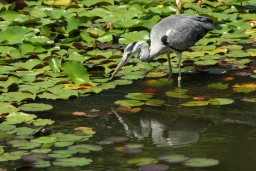
#> input picture src/img.jpg, 256 x 171 px
$ python rotate.py
#> lines starting #> are read from the running program, lines starting #| are printed output that depends on the picture
#coding: utf-8

import numpy
from PIL import Image, ImageOps
import math

if __name__ == '__main__':
	cos = math.cos
	sin = math.sin
	pi = math.pi
	theta = pi / 6
	rotate = [[cos(theta), -sin(theta)], [sin(theta), cos(theta)]]
	input_fname = "./img.jpg"
	output_fname = "./outimg.jpg"

	input_pic = Image.open(input_fname)
#> input_pic is the input picture: PIL image 256x171 RGB; mean R, G, B 90.5, 99.1, 49.6

	input_pic = input_pic.rotate(-90, expand = True)
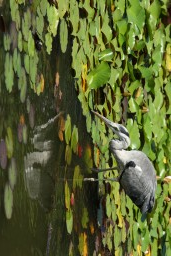
#> input_pic: PIL image 171x256 RGB; mean R, G, B 90.5, 99.1, 49.6
	bpic = numpy.array(input_pic)
	size = bpic.shape
#> size = (256, 171, 3)
	offset_x = size[0] * 2
#> offset_x = 512
	offset_y = size[1] * 2
#> offset_y = 342
	max_x = size[0] * 4
#> max_x = 1024
	max_y = size[1] * 4
#> max_y = 684
	apic = numpy.empty((max_x , max_y, size[2]), dtype = "uint8")

	apic[ : , : , : ] = 255
	apic[offset_x, : , : ] =(0, 0, 0)
	apic[ : , offset_y, : ] =(0, 0, 0)
	for i in range(0, size[0], 1):
		for j in range(0, size[1], 1):
			x = rotate[0][0] * i + rotate[0][1] * j + offset_x
			y = rotate[1][0] * i + rotate[1][1] * j + offset_y
			x = int(x)
			y = int(y)
			if( 0 <= x and x < max_x and  0 <= y and y < max_y):
				apic[x, y, :] = bpic[i, j, :]
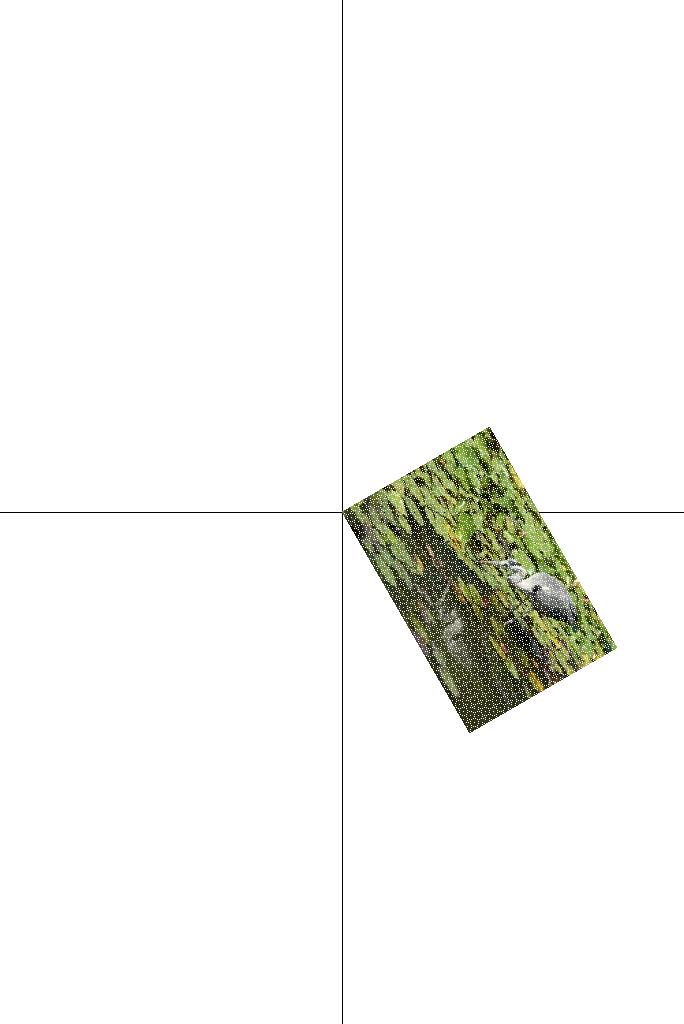
#> apic: shape (1024, 684, 3); mean R, G, B 245.5, 246, 243.3

	output_pic = Image.fromarray(apic)
	output_pic = output_pic.rotate(90, expand = True)
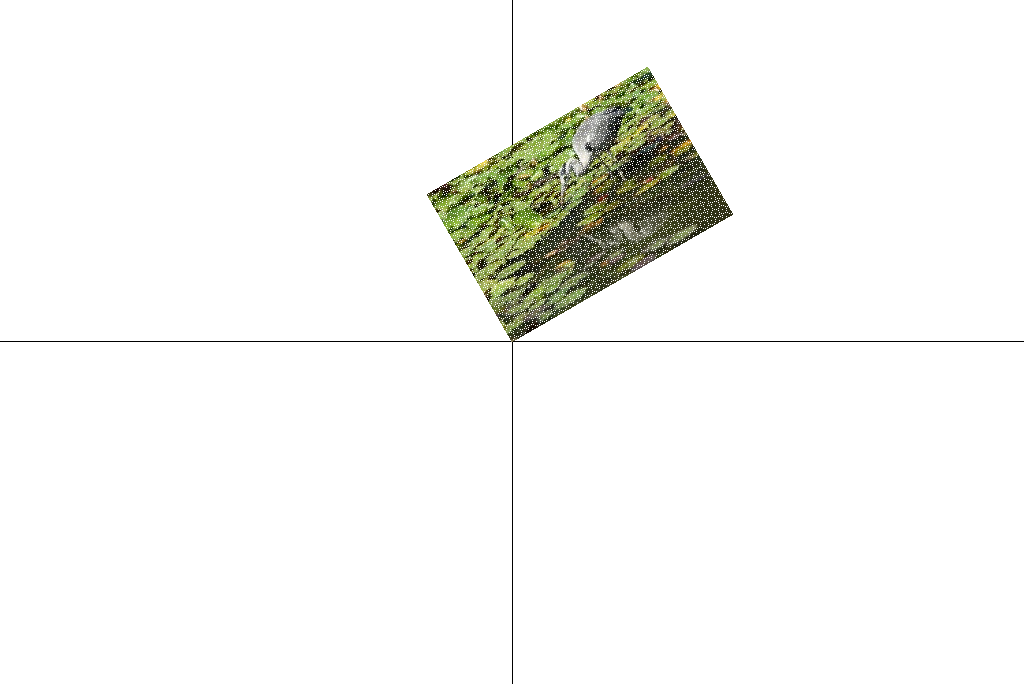
#> output_pic: PIL image 1024x684 RGB; mean R, G, B 245.5, 246, 243.3
	output_pic.save(output_fname)
	print("入力画像ファイル: " + input_fname)
	print("出力画像ファイル: " + output_fname)
	print("下記行列にて一次変換が完了しました。")
	print( "(" + str(rotate[0][0]) + "," + str(rotate[0][1])  + ")\n" + "(" + str(rotate[1][0]) + "," + str(rotate[1][1]) + ")")
